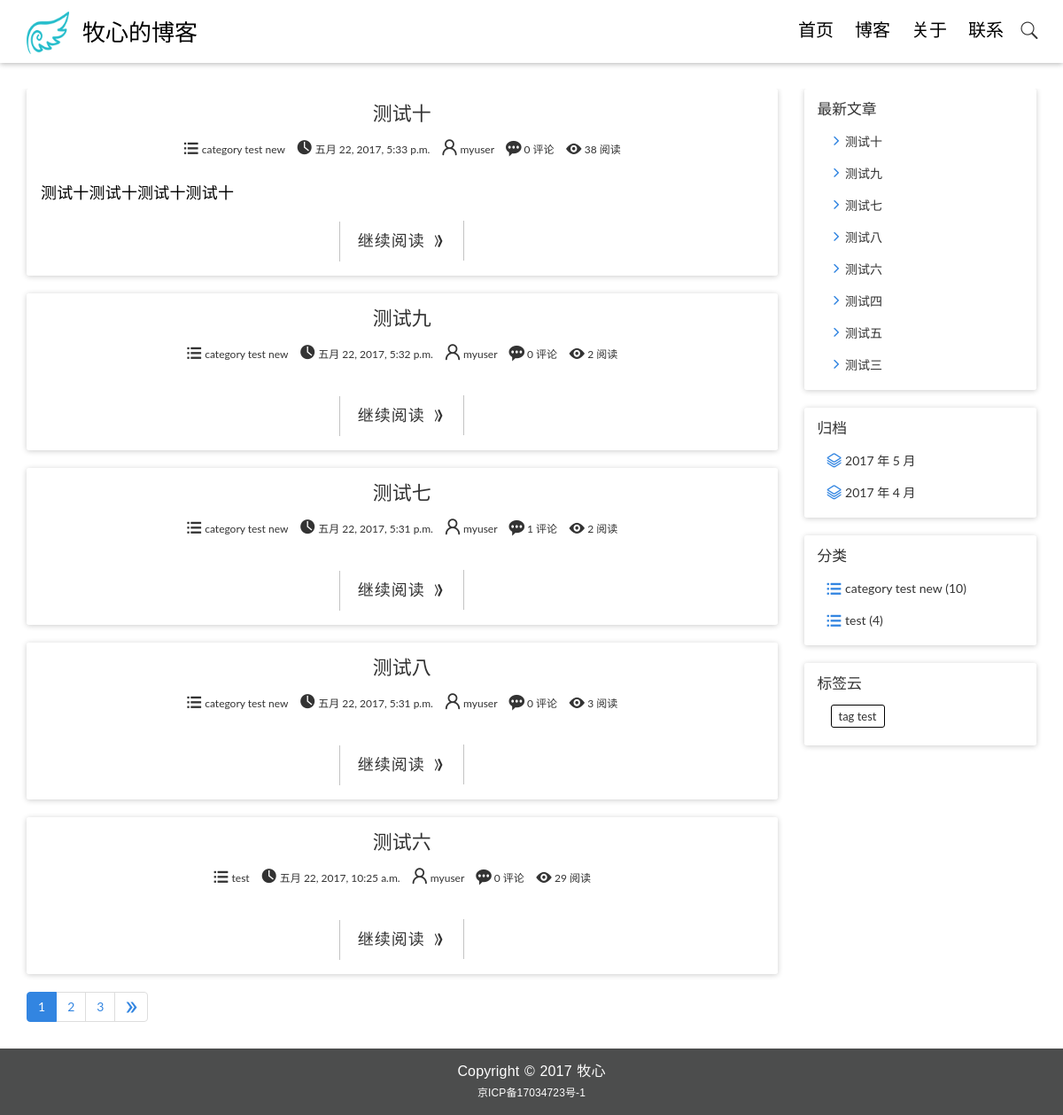
The app's page /, older data.
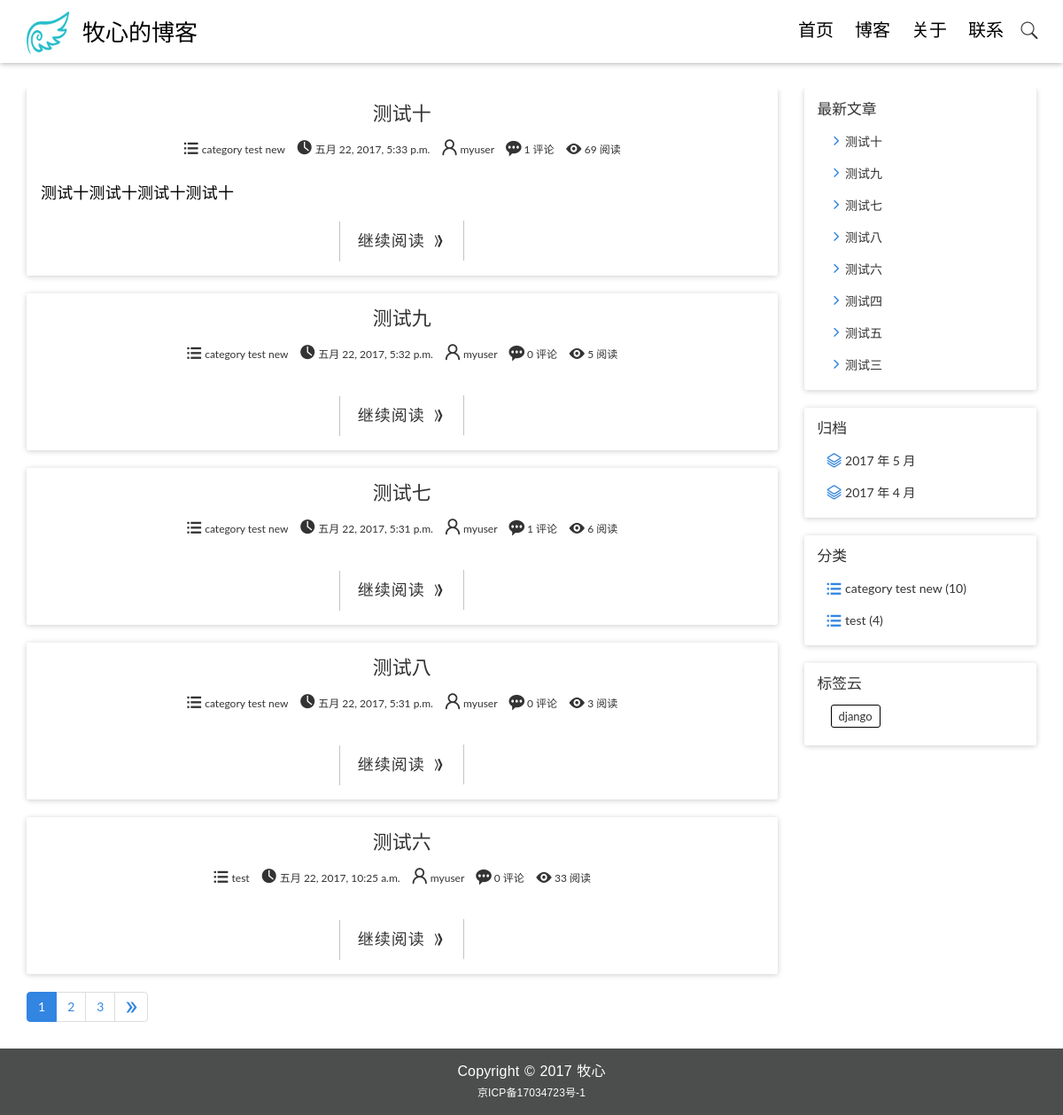
The same page, newer data.
### blog/models.py (models this page shows, shortened)
@python_2_unicode_compatible
class Post(models.Model):
    title = models.CharField(max_length=70)
    body = models.TextField()
    created_time = models.DateTimeField()
    modified_time = models.DateTimeField()
    excerpt = models.CharField(max_length=200,blank=True)
    category = models.ForeignKey(Category)
    tags = models.ManyToManyField(Tag, blank=True)
    author = models.ForeignKey(User)
    views = models.PositiveIntegerField(default=0)
    def get_absolute_url(self):
        return reverse('blog:detail', kwargs={'pk': self.pk})
    class Meta:
        ordering = ['-created_time']

@python_2_unicode_compatible
class Category(models.Model):
    name = models.CharField(max_length=100)

@python_2_unicode_compatible
class Tag(models.Model):
    name = models.CharField(max_length=100)

### blog/views.py (the view)
# urls.py: url(r'^$', views.index, name='index'),
def index(request):
    post_list = Post.objects.all().order_by('-created_time')
    paginator = Paginator(post_list, 5)
    page = request.GET.get('page')
    try:
        post_list = paginator.page(page)
    except PageNotAnInteger:
        post_list = paginator.page(1)
    except EmptyPage:
        post_list = paginator.page(paginator.num_pages)
    return render(request, 'blog/index.html', context={'post_list': post_list})

### blog/templatetags/blog_tags.py (called while the page is built)
@register.simple_tag
def get_recent_posts(num=8):
    return Post.objects.all().order_by('-created_time')[:num]

@register.simple_tag
def archives():
    return Post.objects.dates('created_time', 'month', order='DESC')

@register.simple_tag
def get_categories():
    return Category.objects.annotate(num_posts=Count('post')).filter(num_posts__gt=0)

@register.simple_tag
def get_tags():
    return Tag.objects.all()

### blog/templatetags/page_tags.py (called while the page is built)
@register.simple_tag
def circle_page(curr_page, loop_page):
    offset = abs(curr_page - loop_page)
    if offset < 3:
        if curr_page == loop_page:
            page_ele = '<li class="active"><a href="?page=%s">%s</a></li>'%(loop_page, loop_page)
        else:
            page_ele = '<li><a href="?page=%s">%s</a></li>'%(loop_page, loop_page)
        return format_html(page_ele)
    else:
        return ''

### templates/blog/index.html (shortened to what this page needs)
{% extends 'base.html' %}
{% load page_tags %}
{% block main %}
    {% for post in post_list %}
        <article class="post post-{{ post.pk }}">
            <header class="entry-header">
                <h1 class="entry-title">{{ post.title }}</h1>
               <div class="entry-meta">
                  <span class="post-category">
                      <i class="iconfont icon-fenlei"></i>
                      <a href="#">{{ post.category.name }}</a>
                  </span>
                  <span class="post-date">
                      <i class="iconfont icon-shijian"></i>
                      <a href="#">
                          <time class="entry-date" datetime="{{ post.created_time }}">{{ post.created_time }}</time>
                      </a>
                  </span>
                  <span class="post-author">
                      <i class="iconfont icon-zuozhe"></i>
                      <a href="#">{{ post.author }}</a>
                  </span>
                  <span class="comments-link">
                      <i class="iconfont icon-pinglun"></i>
                      <a href="#">{{ post.comment_set.count }} 评论</a>
                  </span>
                  <span class="views-count">
                      <i class="iconfont icon-yuedu"></i>
                      <a href="#">{{ post.views }} 阅读</a>
                  </span>
               </div>
            </header>
            <div class="entry-content clearfix">
                <p>{{ post.excerpt }}</p>
                <div class="read-more cl-effect-14">
                    <a href="{{ post.get_absolute_url }}" class="more-link">继续阅读 <i class="iconfont icon-6icon"></i></a>
                </div>
            </div>
        </article>
    {% empty %}
        <div class="no-post">暂时还没有发布的文章！</div>
    {% endfor %}
    <nav aria-label="Page navigation">
      <ul class="pagination">
        {%  for pg in post_list.paginator.page_range %}
            {% circle_page post_list.number pg %}
        {% endfor %}
        {% if post_list.has_next %}
            <li>
              <a href="?page={{ post_list.next_page_number }}" aria-label="Next">
                  <i aria-hidden="true" class="iconfont icon-next-arrow"></i>
              </a>
            </li>
            {% endif %}
      </ul>
    </nav>
{% endblock main %}

### templates/base.html (shortened to what this page needs)
{%  load staticfiles %}
{%  load blog_tags %}
<!DOCTYPE html>
<html id="wrapper">
    <head>
        <link rel="stylesheet" href="{% static 'css/bootstrap.min.css' %}">
        <link rel="stylesheet" href="{% static 'css/iconfont.css' %}">
        <link rel="stylesheet" href="{% static 'css/pace.css' %}">
        <link rel="stylesheet" href="{% static 'css/custom.css' %}">
    </head>
    <body >
        <header class="site-header">
            <div class="container fadeInUp animated" data-wow-duration="0.5s" data-wow-delay="0.2s">
                <div class="row">
                    <div class="col-md-4 col-sm-5 col-xs-8">
                        <div class="logo">
                            <h1><a href="{% url 'blog:index' %}"><img src="{% static 'img/icons/logo.png' %}"/><span>牧心的博客</span></a></h1>
                        </div>
                    </div>
                    <div class="col-md-8 col-sm-7 col-xs-4">
                        <nav class="main-nav" role="navigation">
                            <div class="collapse navbar-collapse" id="bs-example-navbar-collapse-1">
                                <ul class="nav navbar-nav navbar-right">
                                    <li class="cl-effect-11"><a href="{% url 'blog:index' %}" data-hover="首页">首页</a></li>
                                    <li -style="display: none" class="cl-effect-11"><a href="{% url 'blog:full_blog' %}" data-hover="博客">博客</a></li>
                                    <li class="cl-effect-11"><a href="{% url 'blog:about' %}" data-hover="关于">关于</a></li>
                                    <li class="cl-effect-11"><a href="{% url 'blog:contact' %}" data-hover="联系">联系</a></li>
                                </ul>
                            </div>
                        </nav>
                        <div id="header-search-box">
                            <a id="search-menu" href="#">
                                <i id="search-icon" class="iconfont icon-sousuo_sousuo"></i>
                            </a>
                        </div>
                    </div>
                </div>
            </div>
        </header>
        <div class="content-body">
            <div class="container">
                <div class="row">
                    <main class="col-md-9 fadeInLeft animated" >
                        {% block main %}
                        {% endblock main %}
                    </main>
                    <aside class="col-md-3 fadeInRight animated">
                        <div class="widget widget-recent-posts">
                            <h3 class="widget-title">最新文章</h3>
                            {% get_recent_posts as recent_post_list %}
                            <ul>
                                {% for post in recent_post_list %}
                                <li>
                                    <i class="iconfont icon-jiantouright"></i>
                                    <a href="{{ post.get_absolute_url }}">{{ post.title }}</a>
                                </li>
                                {% empty %}
                               		 暂无文章！
                                {% endfor %}
                            </ul>
                        </div>
                        <div class="widget widget-archives">
                            <h3 class="widget-title">归档</h3>
                            {% archives as date_list %}
                            <ul>
                                {% for date in date_list %}
                                <li>
                                    <i class="iconfont icon-guidang"></i>
                                    <a href="{% url 'blog:archives' date.year date.month %}">
                                        {{ date.year }} 年 {{ date.month }} 月
                                    </a>
                                </li>
                                {% empty %}
                                	暂无归档！
                                {% endfor %}
                            </ul>
                        </div>
                        <div class="widget widget-category">
                            <h3 class="widget-title">分类</h3>
                            {% get_categories as category_list %}
                            <ul>
                                {% for category in category_list %}
                                <li>
                                    <i class="iconfont icon-fenlei"></i>
                                    <a href="{% url 'blog:category' category.pk %}">{{ category.name }} <span class="post-count">({{ category.num_posts }})</span></a>
                                </li>
                                {% empty %}
                                	暂无分类！
                                {% endfor %}
                            </ul>
                        </div>
                        <div class="widget widget-tag-cloud">
                              <h3 class="widget-title">标签云</h3>
                              {% get_tags as tag_list %}
                              <ul>
                                  {% for tag in tag_list %}
                                  <li>
                                      <a href="{% url 'blog:tag' tag.pk %}">{{ tag.name }}</a>
                                  </li>
                                  {% empty %}
                                      <p class="empty-tata">暂无标签！</p>
                                  {% endfor %}
                              </ul>
                        </div>
                    </aside>
                </div>
            </div>
        </div>
        <footer class="site-footer">
                <div class="container wow fadeInUp animated" data-wow-duration="0.5s" data-wow-delay="0.2s">
                    <div class="row">
                        <div class="col-md-12">
                            <p class="copyright">Copyright&nbsp;&copy;&nbsp;2017&nbsp;牧心</p>
							<p class="icp"><a href="http://www.miitbeian.gov.cn/" target="_blank">京ICP备17034723号-1</a></p>
                        </div>
                    </div>
                </div>
            </footer>
    </body>
</html>

Row changes from the older to the newer data that the page shows:
removed Tag: name "tag test"
changed Post "测试十": comment_set.count "0" → "1"; views "38" → "69"
changed Post "测试九": views "2" → "5"
changed Post "测试七": views "2" → "6"
changed Post "测试六": views "29" → "33"
added Tag: name "django"
